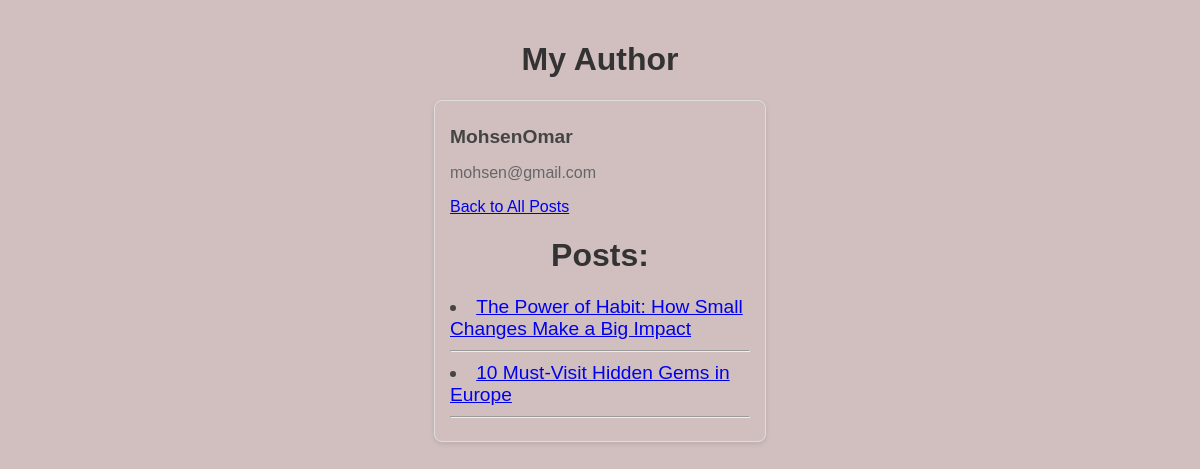
Page /posts/author/1 on the committed database.
### my_posts/models.py (models this page shows, shortened)
class Author(models.Model):
    first_name = models.CharField(max_length=255)
    last_name = models.CharField(max_length=255)
    email = models.EmailField()
    password = models.CharField(max_length=255)

class Post(models.Model):
    title = models.CharField(max_length=255)
    image = models.ImageField(upload_to='posts/images/', blank=True, null=True)
    content = models.TextField()
    author = models.ForeignKey(Author, on_delete=models.PROTECT, related_name='posts')
    created_at = models.DateTimeField(auto_now_add=True)

### my_posts/views.py (the view)
# urls.py: path('author/<int:pk>', views.author_profile),
def author_profile(request, pk):
    author = get_object_or_404(Author, pk=pk)
    if author is None:
        return HttpResponseNotFound(f"Author #{pk} not found")
    return render(request, "posts/author.html", {
        'author': author,
        'posts': author.posts.all(),
    })

### my_posts/templates/posts/author.html (shortened to what this page needs)
{% extends "shared/base.html" %}
{% load static %}
{% block css_file %}
    <link rel="stylesheet" href="{% static 'posts/style.css' %}">
{% endblock css_file %}
{% block content %}
    <h1>My Author</h1>
    <div class="posts-container">
        <div class="post-card">
            <h2 class="post-title">{{ author.first_name }}{{ author.last_name }}</h2>
            <p class="post-content">{{ author.email }}</p>
            <p><a href="{% url 'posts_index' %}">Back to All Posts</a></p>
            {% if posts %}
                <h1>Posts:</h1>
            {% endif %}
            {% for post in posts %}
                <li class="post-title">
                    <a href="/posts/{{ post.id }}">
                        {{ post.title }}
                    </a>
                </li>
                <hr>
            {% endfor %}
        </div>
    </div>
{% endblock content %}

### my_posts/static/posts/style.css (style rules this page uses)
body { font-family: Arial, sans-serif; max-width: 1200px; margin: 0 auto; padding: 20px; }
h1 { text-align: center; color: #333; }
.posts-container { display: flex; flex-wrap: wrap; justify-content: space-around; gap: 20px; }
.post-card { border: 1px solid #ddd; border-radius: 8px; padding: 15px; width: 300px; box-shadow: 0 2px 5px rgba(0,0,0,0.1); }
.post-title { font-size: 1.2rem; margin: 10px 0; color: #444; }
.post-content { color: #666; }

### static/styles.css (style rules this page uses)
body { background-color: #d1bfbf; }

### rows in the picture
Author: first_name "Mohsen", last_name "Omar", email "mohsen@gmail.com"
Post: title "The Power of Habit: How Small Changes Make a Big Impact"
Post: title "10 Must-Visit Hidden Gems in Europe"
